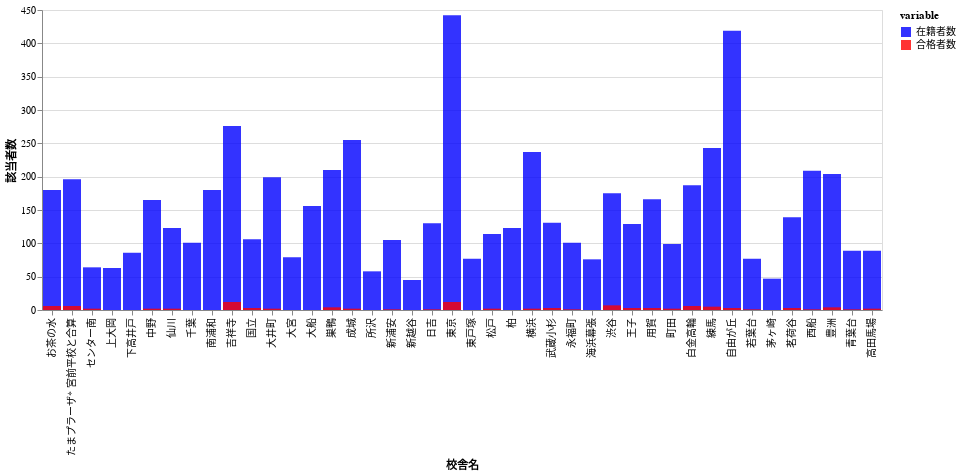

The cell this chart's notebook holds for it:
### Code cell
create_graph()

### Figure 1 — Vega-Lite specification as saved in the notebook (floating-point values rounded to 4 significant figures)
{"config": {"view": {"continuousWidth": 400, "continuousHeight": 300}}, "data": {"name": "data-be34e3ef31d6ee5b3acdcea589f8f412"}, "mark": {"type": "bar", "clip": true, "opacity": 0.8}, "encoding": {"color": {"field": "variable", "scale": {"domain": ["在籍者数", "合格者数"], "range": ["blue", "red"]}, "type": "nominal"}, "x": {"field": "校舎名", "type": "nominal"}, "y": {"field": "該当者数", "stack": null, "type": "quantitative"}}, "$schema": "https://vega.github.io/schema/vega-lite/v4.17.0.json", "datasets": {"data-be34e3ef31d6ee5b3acdcea589f8f412": [{"校舎名": "東京", "variable": "在籍者数", "該当者数": "442"}, {"校舎名": "自由が丘", "variable": "在籍者数", "該当者数": "419"}, {"校舎名": "吉祥寺  ", "variable": "在籍者数", "該当者数": "276"}, {"校舎名": "横浜", "variable": "在籍者数", "該当者数": "237"}, {"校舎名": "巣鴨", "variable": "在籍者数", "該当者数": "210"}, {"校舎名": "練馬", "variable": "在籍者数", "該当者数": "243"}, {"校舎名": "大井町", "variable": "在籍者数", "該当者数": "199"}, {"校舎名": "王子", "variable": "在籍者数", "該当者数": "129"}, {"校舎名": "用賀", "variable": "在籍者数", "該当者数": "166"}, {"校舎名": "大船", "variable": "在籍者数", "該当者数": "156"}, {"校舎名": "白金高輪", "variable": "在籍者数", "該当者数": "187"}, {"校舎名": "西船", "variable": "在籍者数", "該当者数": "209"}, {"校舎名": "渋谷", "variable": "在籍者数", "該当者数": "175"}, {"校舎名": "たまプラーザ*\n宮前平校と合算", "variable": "在籍者数", "該当者数": "196"}, {"校舎名": "お茶の水", "variable": "在籍者数", "該当者数": "180"}, {"校舎名": "中野", "variable": "在籍者数", "該当者数": "165"}, {"校舎名": "南浦和", "variable": "在籍者数", "該当者数": "180"}, {"校舎名": "武蔵小杉", "variable": "在籍者数", "該当者数": "131"}, {"校舎名": "豊洲", "variable": "在籍者数", "該当者数": "204"}, {"校舎名": "柏", "variable": "在籍者数", "該当者数": "123"}, {"校舎名": "千葉", "variable": "在籍者数", "該当者数": "101"}, {"校舎名": "日吉", "variable": "在籍者数", "該当者数": "130"}, {"校舎名": "成城", "variable": "在籍者数", "該当者数": "255"}, {"校舎名": "国立", "variable": "在籍者数", "該当者数": "106"}, {"校舎名": "新浦安", "variable": "在籍者数", "該当者数": "105"}, {"校舎名": "青葉台", "variable": "在籍者数", "該当者数": "89"}, {"校舎名": "仙川", "variable": "在籍者数", "該当者数": "123"}, {"校舎名": "町田", "variable": "在籍者数", "該当者数": "99"}, {"校舎名": "高田馬場", "variable": "在籍者数", "該当者数": "89"}, {"校舎名": "海浜幕張", "variable": "在籍者数", "該当者数": "76"}, {"校舎名": "下高井戸", "variable": "在籍者数", "該当者数": "86"}, {"校舎名": "茗荷谷", "variable": "在籍者数", "該当者数": "139"}, {"校舎名": "永福町", "variable": "在籍者数", "該当者数": "101"}, {"校舎名": "センター南", "variable": "在籍者数", "該当者数": "64"}, {"校舎名": "大宮", "variable": "在籍者数", "該当者数": "79"}, {"校舎名": "東戸塚", "variable": "在籍者数", "該当者数": "77"}, {"校舎名": "若葉台", "variable": "在籍者数", "該当者数": "77"}, {"校舎名": "上大岡", "variable": "在籍者数", "該当者数": "63"}, {"校舎名": "宮前平(閉鎖)", "variable": "在籍者数", "該当者数": null}, {"校舎名": "茅ヶ崎", "variable": "在籍者数", "該当者数": "47"}, {"校舎名": "所沢", "variable": "在籍者数", "該当者数": "58"}, {"校舎名": "新越谷", "variable": "在籍者数", "該当者数": "45"}, {"校舎名": "松戸", "variable": "在籍者数", "該当者数": "114"}, {"校舎名": "東京", "variable": "合格者数", "該当者数": 12.0}, {"校舎名": "自由が丘", "variable": "合格者数", "該当者数": 3.0}, {"校舎名": "吉祥寺  ", "variable": "合格者数", "該当者数": 12.0}, {"校舎名": "横浜", "variable": "合格者数", "該当者数": 2.0}, {"校舎名": "巣鴨", "variable": "合格者数", "該当者数": 4.0}, {"校舎名": "練馬", "variable": "合格者数", "該当者数": 5.0}, {"校舎名": "大井町", "variable": "合格者数", "該当者数": 2.0}, {"校舎名": "王子", "variable": "合格者数", "該当者数": 3.0}, {"校舎名": "用賀", "variable": "合格者数", "該当者数": 3.0}, {"校舎名": "大船", "variable": "合格者数", "該当者数": 0.0}, {"校舎名": "白金高輪", "variable": "合格者数", "該当者数": 6.0}, {"校舎名": "西船", "variable": "合格者数", "該当者数": 1.0}, {"校舎名": "渋谷", "variable": "合格者数", "該当者数": 7.0}, {"校舎名": "たまプラーザ*\n宮前平校と合算", "variable": "合格者数", "該当者数": 6.0}, {"校舎名": "お茶の水", "variable": "合格者数", "該当者数": 6.0}, {"校舎名": "中野", "variable": "合格者数", "該当者数": 2.0}, {"校舎名": "南浦和", "variable": "合格者数", "該当者数": 0.0}, {"校舎名": "武蔵小杉", "variable": "合格者数", "該当者数": 3.0}, {"校舎名": "豊洲", "variable": "合格者数", "該当者数": 4.0}, {"校舎名": "柏", "variable": "合格者数", "該当者数": 0.0}, {"校舎名": "千葉", "variable": "合格者数", "該当者数": 0.0}, {"校舎名": "日吉", "variable": "合格者数", "該当者数": 1.0}, {"校舎名": "成城", "variable": "合格者数", "該当者数": 2.0}, {"校舎名": "国立", "variable": "合格者数", "該当者数": 3.0}, {"校舎名": "新浦安", "variable": "合格者数", "該当者数": 1.0}, {"校舎名": "青葉台", "variable": "合格者数", "該当者数": 1.0}, {"校舎名": "仙川", "variable": "合格者数", "該当者数": 2.0}, {"校舎名": "町田", "variable": "合格者数", "該当者数": 2.0}, {"校舎名": "高田馬場", "variable": "合格者数", "該当者数": 2.0}, {"校舎名": "海浜幕張", "variable": "合格者数", "該当者数": null}, {"校舎名": "下高井戸", "variable": "合格者数", "該当者数": 0.0}, {"校舎名": "茗荷谷", "variable": "合格者数", "該当者数": 3.0}, {"校舎名": "永福町", "variable": "合格者数", "該当者数": 1.0}, {"校舎名": "センター南", "variable": "合格者数", "該当者数": 2.0}, {"校舎名": "大宮", "variable": "合格者数", "該当者数": null}, {"校舎名": "東戸塚", "variable": "合格者数", "該当者数": 0.0}, {"校舎名": "若葉台", "variable": "合格者数", "該当者数": 1.0}, {"校舎名": "上大岡", "variable": "合格者数", "該当者数": 0.0}, {"校舎名": "宮前平(閉鎖)", "variable": "合格者数", "該当者数": null}, {"校舎名": "茅ヶ崎", "variable": "合格者数", "該当者数": 0.0}, {"校舎名": "所沢", "variable": "合格者数", "該当者数": 0.0}, {"校舎名": "新越谷", "variable": "合格者数", "該当者数": 0.0}, {"校舎名": "松戸", "variable": "合格者数", "該当者数": 2.0}]}}
